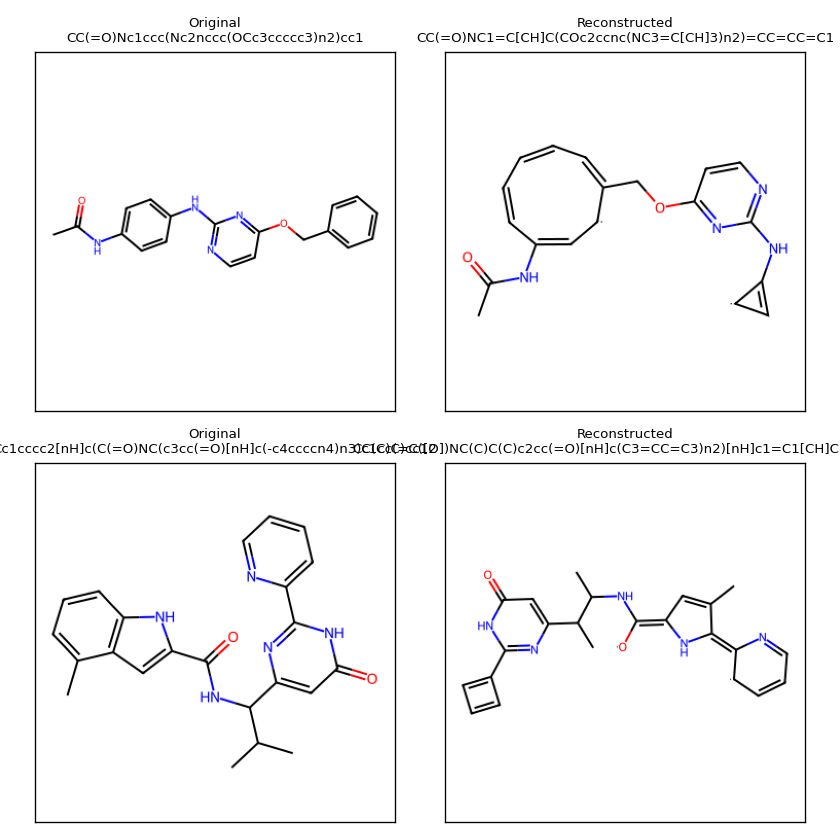

Recreate this plot in Python.
#!/usr/bin/env python
"""
Encode → decode demo for two ZINC molecules.

Loads the HyperNet from `experiments/encoders/zinc_d1024_depth3_k6_10_14_b8.ckpt`,
encodes each SMILES into HDC `edge_terms` + `graph_embedding`, then reconstructs
the graph using either `decode_graph_greedy` (beam search) or
`decode_graph_astar` (best-first search). Saves a side-by-side PNG of original
vs. reconstructed and prints detailed per-molecule diagnostics to stdout.

Usage:
    python experiments/generation/encode_decode_demo.py                    # default: greedy
    python experiments/generation/encode_decode_demo.py --decoder greedy
    python experiments/generation/encode_decode_demo.py --decoder astar
    python experiments/generation/encode_decode_demo.py --decoder astar --budget-seconds 60
"""
from __future__ import annotations

import argparse
from collections import Counter
from pathlib import Path

import matplotlib

matplotlib.use("Agg")
import matplotlib.pyplot as plt
import torch
from rdkit import Chem
from rdkit.Chem import Draw

from graph_hdc.datasets.zinc_smiles import mol_to_data
from graph_hdc.hypernet import load_hypernet
from graph_hdc.hypernet.configs import AStarDecoderSettings, FallbackDecoderSettings
from graph_hdc.utils.chem import reconstruct_for_eval

REPO = Path(__file__).resolve().parent.parent.parent
ENCODER_PATH = REPO / "experiments/encoders/zinc_d1024_depth3_k6_10_14_b10.ckpt"

SMILES = [
    "CC(=O)Nc1ccc(Nc2nccc(OCc3ccccc3)n2)cc1",
    "Cc1cccc2[nH]c(C(=O)NC(c3cc(=O)[nH]c(-c4ccccn4)n3)C(C)C)cc12",
]

# Greedy defaults
BEAM_SIZE = 1028 * 2
POPULATION_LIMIT = 4096

# A* defaults
ASTAR_BUDGET_SECONDS = 30.0
ASTAR_MAX_BATCH_SIZE = 512
ASTAR_MAX_FRONTIER_SIZE: int | None = None


def parse_args() -> argparse.Namespace:
    p = argparse.ArgumentParser(description=__doc__)
    p.add_argument(
        "--decoder", choices=("greedy", "astar"), default="greedy",
        help="Which decoder to use (default: greedy).",
    )
    p.add_argument(
        "--budget-seconds", type=float, default=ASTAR_BUDGET_SECONDS,
        help="[astar only] Wall-clock budget per molecule in seconds.",
    )
    p.add_argument(
        "--max-batch-size", type=int, default=ASTAR_MAX_BATCH_SIZE,
        help="[astar only] Max graphs per encoder forward pass (OOM cap).",
    )
    p.add_argument(
        "--max-frontier-size", type=int, default=ASTAR_MAX_FRONTIER_SIZE,
        help="[astar only] Optional cap on frontier size.",
    )
    p.add_argument(
        "--output", type=Path, default=None,
        help="Output PNG path. Defaults to encode_decode_demo_<decoder>.png next to this script.",
    )
    return p.parse_args()


def encode_smiles(hypernet, smi: str):
    mol = Chem.MolFromSmiles(smi)
    if mol is None:
        raise ValueError(f"RDKit failed to parse SMILES: {smi}")
    data = mol_to_data(mol)
    data.batch = torch.zeros(data.x.size(0), dtype=torch.long)
    out = hypernet.forward(data)
    return out["edge_terms"][0], out["graph_embedding"][0], data


def edge_multiset_from_data(data) -> Counter:
    """Ground-truth bidirectional edge multiset from a PyG Data object."""
    x = data.x.long().tolist()
    src, dst = data.edge_index.tolist()
    return Counter((tuple(x[s]), tuple(x[d])) for s, d in zip(src, dst, strict=True))


def decode_one(hypernet, edge_term, graph_term, vsa_cls, method, settings):
    edge_term = edge_term.as_subclass(vsa_cls)
    graph_term = graph_term.as_subclass(vsa_cls)
    if method == "greedy":
        return hypernet.decode_graph_greedy(
            edge_term=edge_term,
            graph_term=graph_term,
            decoder_settings=settings,
        )
    if method == "astar":
        return hypernet.decode_graph_astar(
            edge_term=edge_term,
            graph_term=graph_term,
            decoder_settings=settings,
        )
    raise ValueError(f"Unknown decoder method: {method!r}")


def canonical(smi: str | None) -> str:
    if not smi:
        return "INVALID"
    mol = Chem.MolFromSmiles(smi)
    return Chem.MolToSmiles(mol, canonical=True) if mol is not None else "INVALID"


def main():
    args = parse_args()
    device = torch.device("cpu")

    print(f"Loading HyperNet from {ENCODER_PATH}")
    hypernet = load_hypernet(str(ENCODER_PATH), device=device)
    hypernet.eval()
    vsa_cls = hypernet.vsa.tensor_class
    print(f"  hv_dim={hypernet.hv_dim}, depth={hypernet.depth}, "
          f"vsa={hypernet.vsa.value}, base_dataset={hypernet.base_dataset}")

    print(f"Decoder: {args.decoder}")
    if args.decoder == "greedy":
        settings = FallbackDecoderSettings(
            beam_size=BEAM_SIZE,
            initial_limit=POPULATION_LIMIT,
            limit=POPULATION_LIMIT,
            top_k=1,
        )
        print(
            f"Greedy settings: beam_size={settings.beam_size}, "
            f"initial_limit={settings.initial_limit}, limit={settings.limit}, "
            f"top_k={settings.top_k}"
        )
    else:
        settings = AStarDecoderSettings(
            budget_seconds=args.budget_seconds,
            max_batch_size=args.max_batch_size,
            max_frontier_size=args.max_frontier_size,
            top_k=1,
        )
        print(
            f"A* settings: budget_seconds={settings.budget_seconds}, "
            f"max_batch_size={settings.max_batch_size}, "
            f"max_frontier_size={settings.max_frontier_size}, "
            f"top_k={settings.top_k}"
        )

    output_path = args.output or (
        Path(__file__).resolve().parent / f"encode_decode_demo_{args.decoder}.png"
    )

    originals: list[Chem.Mol] = []
    reconstructed: list[Chem.Mol | None] = []
    recon_smiles: list[str] = []

    for i, smi in enumerate(SMILES):
        print(f"\n── Molecule {i + 1} ──────────────────────────────")
        print(f"  Original SMILES : {smi}")
        canon_orig = canonical(smi)
        print(f"  Canonical       : {canon_orig}")

        mol = Chem.MolFromSmiles(smi)
        originals.append(mol)
        n_atoms = mol.GetNumAtoms()
        n_bonds = mol.GetNumBonds()
        print(f"  Atoms / Bonds   : {n_atoms} / {n_bonds}")

        with torch.no_grad():
            edge_term, graph_term, data = encode_smiles(hypernet, smi)
        print(f"  edge_term shape : {tuple(edge_term.shape)}")
        print(f"  graph_term shape: {tuple(graph_term.shape)}")

        # Compare decoded edge multiset against the ground-truth multiset
        gt_edges = edge_multiset_from_data(data)
        with torch.no_grad():
            decoded_edges = hypernet.decode_order_one_no_node_terms(
                edge_term=edge_term.as_subclass(vsa_cls).clone()
            )
        decoded_edges_ctr = Counter(decoded_edges)
        edges_match = decoded_edges_ctr == gt_edges
        gt_total = sum(gt_edges.values())
        dec_total = sum(decoded_edges_ctr.values())
        intersection = sum((decoded_edges_ctr & gt_edges).values())
        missing_ctr = gt_edges - decoded_edges_ctr
        extra_ctr = decoded_edges_ctr - gt_edges
        print(f"  edge multiset   : decoded={dec_total} | gt={gt_total} | "
              f"correct={intersection} | missing={sum(missing_ctr.values())} | "
              f"extra={sum(extra_ctr.values())}")
        print(f"  edge multiset OK: {edges_match}")
        if not edges_match:
            if missing_ctr:
                top_missing = missing_ctr.most_common(3)
                print(f"    e.g. missing  : {top_missing}")
            if extra_ctr:
                top_extra = extra_ctr.most_common(3)
                print(f"    e.g. extra    : {top_extra}")

        with torch.no_grad():
            result = decode_one(
                hypernet, edge_term, graph_term, vsa_cls, args.decoder, settings,
            )

        print(f"  target_reached  : {result.target_reached}")
        print(f"  correction_level: {result.correction_level}")
        print(f"  candidates      : {len(result.nx_graphs)}")
        if result.cos_similarities:
            top_sim = float(result.cos_similarities[0])
            print(f"  top cos-sim     : {top_sim:.4f}")
        if result.final_flags:
            print(f"  final_flags     : {result.final_flags}")

        # A* search statistics (only present when decoder == 'astar')
        if result.search_stats is not None:
            s = result.search_stats
            print(f"  ── A* search stats ──")
            print(f"    pops              : {s.pops}   (completes={s.completes}  dead_ends={s.dead_end_pops})")
            print(f"    early_exit        : {s.early_exit}   budget_exhausted: {s.budget_exhausted}")
            print(f"    seeds pushed      : {s.seeds_pushed}")
            print(f"    children generated: {s.children_generated}")
            print(f"      ruleA (nonring on new cycle): {s.rule_a_rejected}")
            print(f"      dedup duplicates             : {s.dedup_rejected}")
            print(f"      rulesBC (ring membership)    : {s.ring_bc_rejected}")
            print(f"      passed  → scored & pushed    : {s.children_scored}")
            print(f"    encoder forwards  : {s.encoder_forwards}  (graphs scored: {s.encoder_graphs_scored})")
            print(f"    unique states seen: {s.unique_states_seen}")
            print(f"    heap peak / final : {s.heap_peak} / {s.heap_final}")
            print(f"    time phase0/search: {s.seconds_phase0:.2f}s / {s.seconds_search:.2f}s")

        recon_mol: Chem.Mol | None = None
        if result.nx_graphs:
            try:
                recon_mol = reconstruct_for_eval(result.nx_graphs[0], dataset="zinc")
            except Exception as exc:
                print(f"  reconstruct_for_eval failed: {exc}")

        recon_smi = canonical(Chem.MolToSmiles(recon_mol)) if recon_mol is not None else "INVALID"
        match = recon_smi == canon_orig
        print(f"  Reconstructed   : {recon_smi}")
        print(f"  Exact match     : {match}")

        reconstructed.append(recon_mol)
        recon_smiles.append(recon_smi)

    # ── Side-by-side figure ───────────────────────────────────────────
    n = len(SMILES)
    fig, axes = plt.subplots(n, 2, figsize=(7, 3.5 * n))
    if n == 1:
        axes = axes.reshape(1, 2)

    for i, (orig_mol, recon_mol, smi, recon_smi) in enumerate(
        zip(originals, reconstructed, SMILES, recon_smiles, strict=True)
    ):
        for col, (mol, title) in enumerate([
            (orig_mol, f"Original\n{smi}"),
            (recon_mol, f"Reconstructed\n{recon_smi}"),
        ]):
            ax = axes[i, col]
            ax.set_xticks([])
            ax.set_yticks([])
            ax.set_title(title, fontsize=8)
            if mol is not None:
                ax.imshow(Draw.MolToImage(mol, size=(350, 350)))
            else:
                ax.text(0.5, 0.5, "INVALID", ha="center", va="center")

    fig.tight_layout()
    fig.savefig(output_path, dpi=120)
    print(f"\nSaved figure to {output_path}")


if __name__ == "__main__":
    main()
